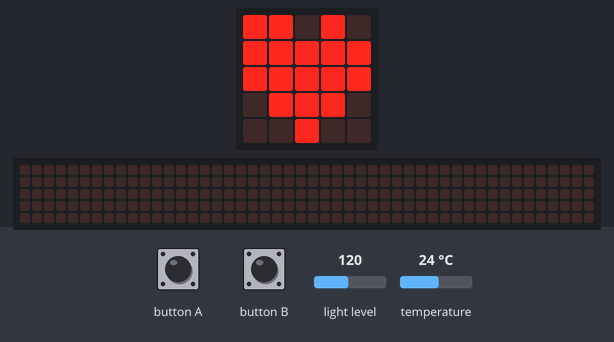
The program below on a simulated BBC micro:bit (MakeCode). Shown: the board's 5×5 LED display, a strip that is not on the board, showing the scrolling text unrolled. The inputs (shaded band) are chosen by the test bench; at power-on: temperature 24 °C, light level 120. The 48×5 strip is a reading aid, not a part: it shows the text the display is scrolling, unrolled, one strip-width of it at a time.

Above: at 1.1 s.
At 5.0 s:
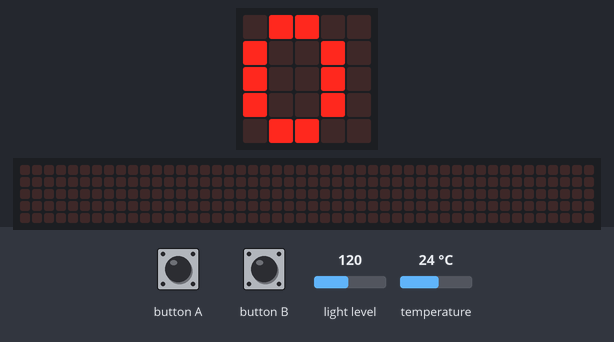
7.0 s: button A pressed for 0.15 s
7.7 s: temperature set to 3 °C
At 8.0 s:
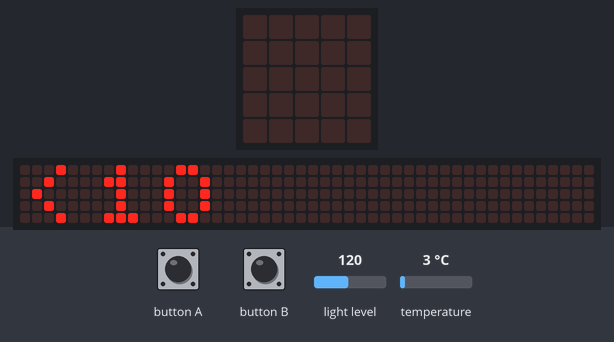
9.9 s: button B pressed for 0.15 s
10.6 s: button A pressed for 0.15 s
11.3 s: temperature set to 12 °C
At 12.87 s:
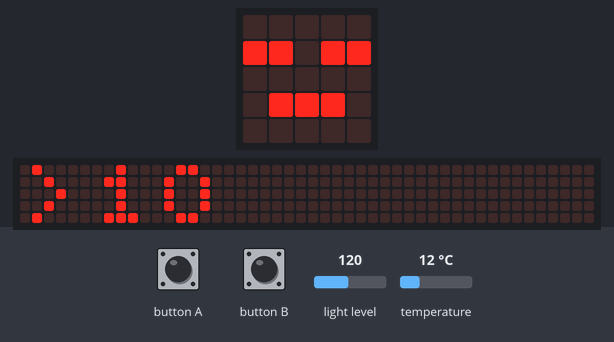

Measured:
- after the input at 7.0 s, every drawn part: stays the same
- after the input at 7.7 s, the display: changes after 0.15 s (image 2)
- after the input at 11.3 s, the display: first differs from a run without the input after 1.5 s (image 3)
- what the display in image 0 shows lasts 1.0 s, from 1.0 s to 2.0 s

The program:

main.ts
```typescript
function when_get_started() {
    basic.showIcon(IconNames.Heart, 1000)
    led.plot(0, 0)
    //  亮起（0，0）的灯
    basic.pause(1000)
    led.toggle(0, 0)
    led.fadeOut()
    //  逐渐熄灭灯光
    basic.pause(1000)
    basic.showNumber(0, 100)
    led.fadeIn()
    //  逐渐亮起灯光
    basic.pause(input.lightLevel())
    led.fadeOut()
    basic.clearScreen()
}

input.onButtonPressed(Button.A, function on_button_pressed_a() {
    led.fadeIn()
    if (input.temperature() > 10) {
        basic.showString(">10")
    } else {
        basic.showString("<10")
    }

    basic.pause(100)
    basic.clearScreen()
})
input.onButtonPressed(Button.B, function on_button_pressed_b() {
    for (let i = 0; i < 4; i++) {
        basic.showString("" + ("" + i))
        basic.showIcon(IconNames.Asleep)
        basic.pause(200)
    }
    basic.clearScreen()
})
when_get_started()
```

test.ts
```typescript
// 在此处测试；当此软件包作为插件使用时，将不会编译此软件包。
```
